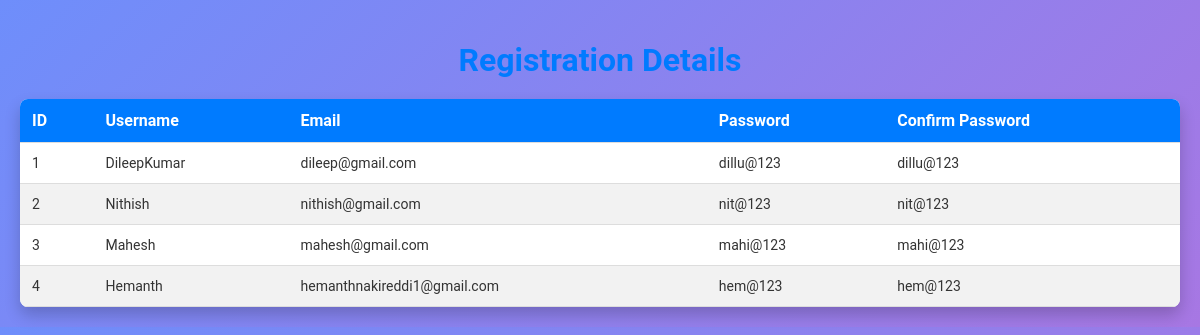
Page /regdetails/ on the committed database.
### RegApp/models.py (models this page shows, shortened)
class Registration(models.Model):
    username = models.CharField(max_length=50)
    email = models.EmailField()
    password = models.CharField(max_length=50)
    conform_password = models.CharField(max_length=50)

### RegApp/views.py (the view)
# urls.py: path('regdetails/', views.RegisterDetails.as_view(), name='regdetails'),
class RegisterDetails(View):
    def get(self, request):
        registrations = Registration.objects.all()  # Fetch all registration records
        return render(request, 'regdetails.html', {'registrations': registrations})

### templates/regdetails.html (shortened to what this page needs)
<!DOCTYPE html>
<html lang="en">
<head>
</head>
<body>
    <h1>Registration Details</h1>
    <table>
        <thead>
            <tr>
                <th>ID</th>
                <th>Username</th>
                <th>Email</th>
                <th>Password</th>
                <th>Confirm Password</th>
            </tr>
        </thead>
        <tbody>
            {% for reg in registrations %}
            <tr>
                <td>{{ reg.id }}</td>
                <td>{{ reg.username }}</td>
                <td>{{ reg.email }}</td>
                <td>{{ reg.password }}</td>
                <td>{{ reg.conform_password }}</td>
            </tr>
            {% empty %}
            <tr>
                <td colspan="5" class="no-data">No registration details found.</td>
            </tr>
            {% endfor %}
        </tbody>
    </table>
</body>
</html>

### templates/regdetails.html (style rules this page uses)
body { font-family: 'Roboto', sans-serif; background: linear-gradient(135deg, #6e8efb, #a777e3); margin: 0; padding: 20px; color: #333; }
h1 { text-align: center; color: #007bff; margin-bottom: 20px; }
table { width: 100%; border-collapse: collapse; background: #fff; border-radius: 8px; overflow: hidden; box-shadow: 0 8px 16px rgba(0,0,0,0.2); }
thead { background: #007bff; color: #fff; }
th, td { padding: 12px; text-align: left; border-bottom: 1px solid #ddd; }
th { font-size: 16px; }
td { font-size: 14px; }
tr:nth-child(even) { background: #f2f2f2; }

### rows in the picture
Registration: id "1", username "DileepKumar", email "dileep@gmail.com", password "dillu@123", conform_password "dillu@123"
Registration: id "2", username "Nithish", email "nithish@gmail.com", password "nit@123", conform_password "nit@123"
Registration: id "3", username "Mahesh", email "mahesh@gmail.com", password "mahi@123", conform_password "mahi@123"
Registration: id "4", username "Hemanth", email "hemanthnakireddi1@gmail.com", password "hem@123", conform_password "hem@123"
